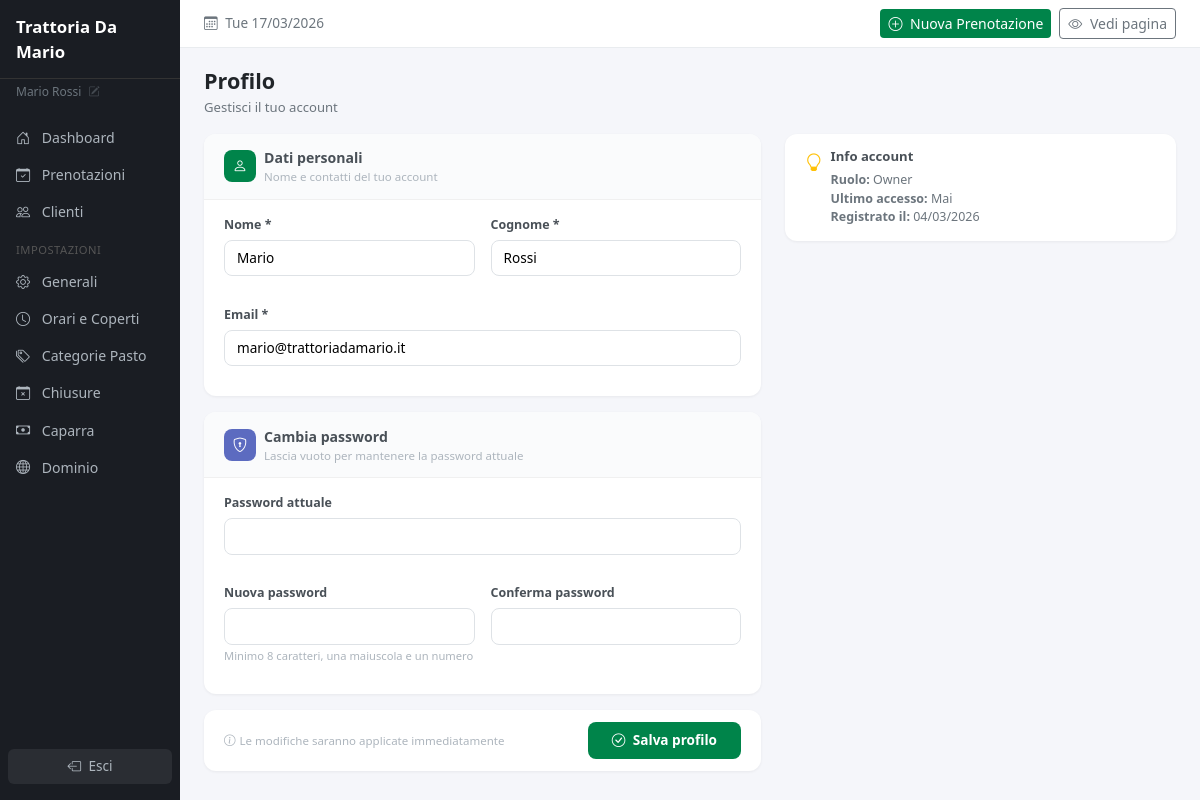
Page /dashboard/profile (signed in) on the committed database.
### tables this page shows
CREATE TABLE IF NOT EXISTS `tenants` (
    `id`                    INT UNSIGNED AUTO_INCREMENT PRIMARY KEY,
    `slug`                  VARCHAR(100) NOT NULL UNIQUE,
    `name`                  VARCHAR(255) NOT NULL,
    `email`                 VARCHAR(255) NOT NULL,
    `phone`                 VARCHAR(30) DEFAULT NULL,
    `address`               VARCHAR(500) DEFAULT NULL,
    `logo_url`              VARCHAR(500) DEFAULT NULL,
    `custom_domain`         VARCHAR(255) DEFAULT NULL UNIQUE,
    `domain_status`         ENUM('none','dns_pending','linked') NOT NULL DEFAULT 'none',
    `cname_target`          VARCHAR(255) DEFAULT NULL,
    `plan`                  ENUM('base','deposit','custom') NOT NULL DEFAULT 'base',
    `plan_price`            DECIMAL(8,2) NOT NULL DEFAULT 49.00,
    `stripe_account_id`     VARCHAR(255) DEFAULT NULL,
    `deposit_enabled`       TINYINT(1) NOT NULL DEFAULT 0,
    `deposit_amount`        DECIMAL(8,2) DEFAULT NULL,
    `cancellation_policy`   TEXT DEFAULT NULL,
    `table_duration`        INT UNSIGNED NOT NULL DEFAULT 90,
    `time_step`             INT UNSIGNED NOT NULL DEFAULT 30,
    `booking_advance_min`   INT UNSIGNED NOT NULL DEFAULT 0,
    `booking_advance_max`   INT UNSIGNED NOT NULL DEFAULT 60,
    `timezone`              VARCHAR(50) NOT NULL DEFAULT 'Europe/Rome',
    `is_active`             TINYINT(1) NOT NULL DEFAULT 0,
    `created_at`            DATETIME NOT NULL DEFAULT CURRENT_TIMESTAMP,
    `updated_at`            DATETIME NOT NULL DEFAULT CURRENT_TIMESTAMP ON UPDATE CURRENT_TIMESTAMP,

    INDEX `idx_slug` (`slug`),
    INDEX `idx_custom_domain` (`custom_domain`),
    INDEX `idx_is_active` (`is_active`)
);

CREATE TABLE IF NOT EXISTS `users` (
    `id`                INT UNSIGNED AUTO_INCREMENT PRIMARY KEY,
    `tenant_id`         INT UNSIGNED DEFAULT NULL,
    `email`             VARCHAR(255) NOT NULL UNIQUE,
    `password_hash`     VARCHAR(255) NOT NULL,
    `first_name`        VARCHAR(100) NOT NULL,
    `last_name`         VARCHAR(100) NOT NULL,
    `role`              ENUM('super_admin','owner','staff') NOT NULL DEFAULT 'owner',
    `is_active`         TINYINT(1) NOT NULL DEFAULT 1,
    `last_login_at`     DATETIME DEFAULT NULL,
    `created_at`        DATETIME NOT NULL DEFAULT CURRENT_TIMESTAMP,
    `updated_at`        DATETIME NOT NULL DEFAULT CURRENT_TIMESTAMP ON UPDATE CURRENT_TIMESTAMP,

    INDEX `idx_tenant_id` (`tenant_id`),
    INDEX `idx_email` (`email`),
    FOREIGN KEY (`tenant_id`) REFERENCES `tenants`(`id`) ON DELETE CASCADE
);

### views/dashboard/profile.php (the view, shortened to what the rows shown need)
<h2 style="font-size:1.35rem; font-weight:700; margin-bottom:.25rem;">Profilo</h2>
<p style="font-size:.82rem; color:#6c757d; margin-bottom:1rem;">Gestisci il tuo account</p>
<div class="row g-4">
    <div class="col-lg-7">
        <form method="POST" action="<?= url('dashboard/profile') ?>">
            <div class="card section-card">
                <div class="section-header">
                    <div class="section-icon" style="background:var(--brand);"><i class="bi bi-person"></i></div>
                    <div>
                        <div class="section-title">Dati personali</div>
                        <div class="section-subtitle">Nome e contatti del tuo account</div>
                    </div>
                </div>
                <div class="form-body">
                    <div class="row g-3">
                        <div class="col-md-6 field-row">
                            <label class="field-label">Nome *</label>
                            <input type="text" class="field-input" name="first_name" value="<?= e($user['first_name'] ?? '') ?>" required>
                        </div>
                        <div class="col-md-6 field-row">
                            <label class="field-label">Cognome *</label>
                            <input type="text" class="field-input" name="last_name" value="<?= e($user['last_name'] ?? '') ?>" required>
                        </div>
                        <div class="col-12 field-row">
                            <label class="field-label">Email *</label>
                            <input type="email" class="field-input" name="email" value="<?= e($user['email'] ?? '') ?>" required>
                        </div>
                    </div>
                </div>
            </div>
            <div class="card section-card">
                <div class="section-header">
                    <div class="section-icon" style="background:#5C6BC0;"><i class="bi bi-shield-lock"></i></div>
                    <div>
                        <div class="section-title">Cambia password</div>
                        <div class="section-subtitle">Lascia vuoto per mantenere la password attuale</div>
                    </div>
                </div>
                <div class="form-body">
                    <div class="row g-3">
                        <div class="col-12 field-row">
                            <label class="field-label">Password attuale</label>
                            <input type="password" class="field-input" name="current_password" autocomplete="current-password">
                        </div>
                        <div class="col-md-6 field-row">
                            <label class="field-label">Nuova password</label>
                            <input type="password" class="field-input" name="new_password" autocomplete="new-password">
                            <div class="field-hint">Minimo 8 caratteri, una maiuscola e un numero</div>
                        </div>
                        <div class="col-md-6 field-row">
                            <label class="field-label">Conferma password</label>
                            <input type="password" class="field-input" name="confirm_password" autocomplete="new-password">
                        </div>
                    </div>
                </div>
            </div>
            <div class="save-bar">
                <span class="save-hint"><i class="bi bi-info-circle me-1"></i>Le modifiche saranno applicate immediatamente</span>
                <button type="submit" class="btn-save"><i class="bi bi-check-circle me-1"></i> Salva profilo</button>
            </div>
        </form>
    </div>
    <div class="col-lg-5">
        <div class="card section-card">
            <div class="tip-card">
                <i class="bi bi-lightbulb" style="color:#FFC107;font-size:1.1rem;margin-top:.1rem;"></i>
                <div>
                    <div class="tip-title">Info account</div>
                    <div class="tip-text">
                        <strong>Ruolo:</strong> <?= e(ucfirst($user['role'] ?? '')) ?><br>
                        <strong>Ultimo accesso:</strong> <?= !empty($user['last_login_at']) ? format_date($user['last_login_at'], 'd/m/Y H:i') : 'Mai' ?><br>
                        <strong>Registrato il:</strong> <?= format_date($user['created_at'], 'd/m/Y') ?>
                    </div>
                </div>
            </div>
        </div>
    </div>
</div>

### views/layouts/dashboard.php (shortened to what the rows shown need)
<!DOCTYPE html>
<html lang="it">
<head>
    <link href="https://cdn.jsdelivr.net/npm/bootstrap@5.3.3/dist/css/bootstrap.min.css" rel="stylesheet">
    <link href="https://cdn.jsdelivr.net/npm/bootstrap-icons@1.11.3/font/bootstrap-icons.min.css" rel="stylesheet">
    <link href="<?= asset('css/dashboard.css') ?>" rel="stylesheet">
</head>
<body>
    <div id="sidebar">
        <div class="sidebar-brand d-none d-md-block"><?= e(tenant()['name'] ?? env('APP_NAME', 'Evulery')) ?></div>
        <a href="<?= url('dashboard/profile') ?>" class="sidebar-user d-none d-md-block"><?= e(auth()['name'] ?? '') ?> <i class="bi bi-pencil-square" style="font-size:.7rem;opacity:.5;margin-left:.25rem;"></i></a>
        <nav style="padding:.5rem 0;">
            <ul class="nav flex-column">
                <li class="nav-item">
                    <a class="nav-link <?= ($activeMenu ?? '') === 'home' ? 'active' : '' ?>" href="<?= url('dashboard') ?>">
                        <i class="bi bi-house-door me-2"></i> Dashboard
                    </a>
                </li>
                <li class="nav-item">
                    <a class="nav-link <?= ($activeMenu ?? '') === 'reservations' ? 'active' : '' ?>" href="<?= url('dashboard/reservations') ?>">
                        <i class="bi bi-calendar-check me-2"></i> Prenotazioni
                    </a>
                </li>
                <li class="nav-item">
                    <a class="nav-link <?= ($activeMenu ?? '') === 'customers' ? 'active' : '' ?>" href="<?= url('dashboard/customers') ?>">
                        <i class="bi bi-people me-2"></i> Clienti
                    </a>
                </li>
                <li class="nav-item"><div class="sidebar-section">Impostazioni</div></li>
                <li class="nav-item">
                    <a class="nav-link <?= ($activeMenu ?? '') === 'settings' ? 'active' : '' ?>" href="<?= url('dashboard/settings') ?>">
                        <i class="bi bi-gear me-2"></i> Generali
                    </a>
                </li>
                <li class="nav-item">
                    <a class="nav-link <?= ($activeMenu ?? '') === 'slots' ? 'active' : '' ?>" href="<?= url('dashboard/settings/slots') ?>">
                        <i class="bi bi-clock me-2"></i> Orari e Coperti
                    </a>
                </li>
                <li class="nav-item">
                    <a class="nav-link <?= ($activeMenu ?? '') === 'meal-categories' ? 'active' : '' ?>" href="<?= url('dashboard/settings/meal-categories') ?>">
                        <i class="bi bi-tags me-2"></i> Categorie Pasto
                    </a>
                </li>
                <li class="nav-item">
                    <a class="nav-link <?= ($activeMenu ?? '') === 'closures' ? 'active' : '' ?>" href="<?= url('dashboard/settings/closures') ?>">
                        <i class="bi bi-calendar-x me-2"></i> Chiusure
                    </a>
                </li>
                <li class="nav-item">
                    <a class="nav-link <?= ($activeMenu ?? '') === 'deposit' ? 'active' : '' ?>" href="<?= url('dashboard/settings/deposit') ?>">
                        <i class="bi bi-cash me-2"></i> Caparra
                    </a>
                </li>
                <li class="nav-item">
                    <a class="nav-link <?= ($activeMenu ?? '') === 'domain' ? 'active' : '' ?>" href="<?= url('dashboard/settings/domain') ?>">
                        <i class="bi bi-globe me-2"></i> Dominio
                    </a>
                </li>
            </ul>
        </nav>
        <div class="sidebar-logout">
            <form method="POST" action="<?= url('auth/logout') ?>">
                <button type="submit" class="btn">
                    <i class="bi bi-box-arrow-left me-1"></i> Esci
                </button>
            </form>
        </div>
    </div>
    <div id="main-content">
        <div class="top-bar d-none d-md-flex">
            <span class="top-bar-date">
                <i class="bi bi-calendar3 me-1"></i> <?= format_date(date('Y-m-d'), 'D d/m/Y') ?>
            </span>
            <div class="d-flex align-items-center gap-2">
                <a href="<?= url('dashboard/reservations/create') ?>" class="btn btn-brand btn-sm btn-nuova-desktop">
                    <i class="bi bi-plus-circle me-1"></i> Nuova Prenotazione
                </a>
                <a href="<?= url(tenant()['slug'] ?? '') ?>" target="_blank" class="btn btn-outline-secondary btn-sm">
                    <i class="bi bi-eye me-1"></i> Vedi pagina
                </a>
            </div>
        </div>
        <div class="page-body">
            <?= $content ?>
        </div>
    </div>
</body>
</html>

### rows in the picture
tenants: name "Trattoria Da Mario"
users: first_name "Mario", last_name "Rossi", email "mario@trattoriadamario.it", role "Owner", created_at "04/03/2026"

### other values in the picture
auth()['name'] "Mario Rossi"
